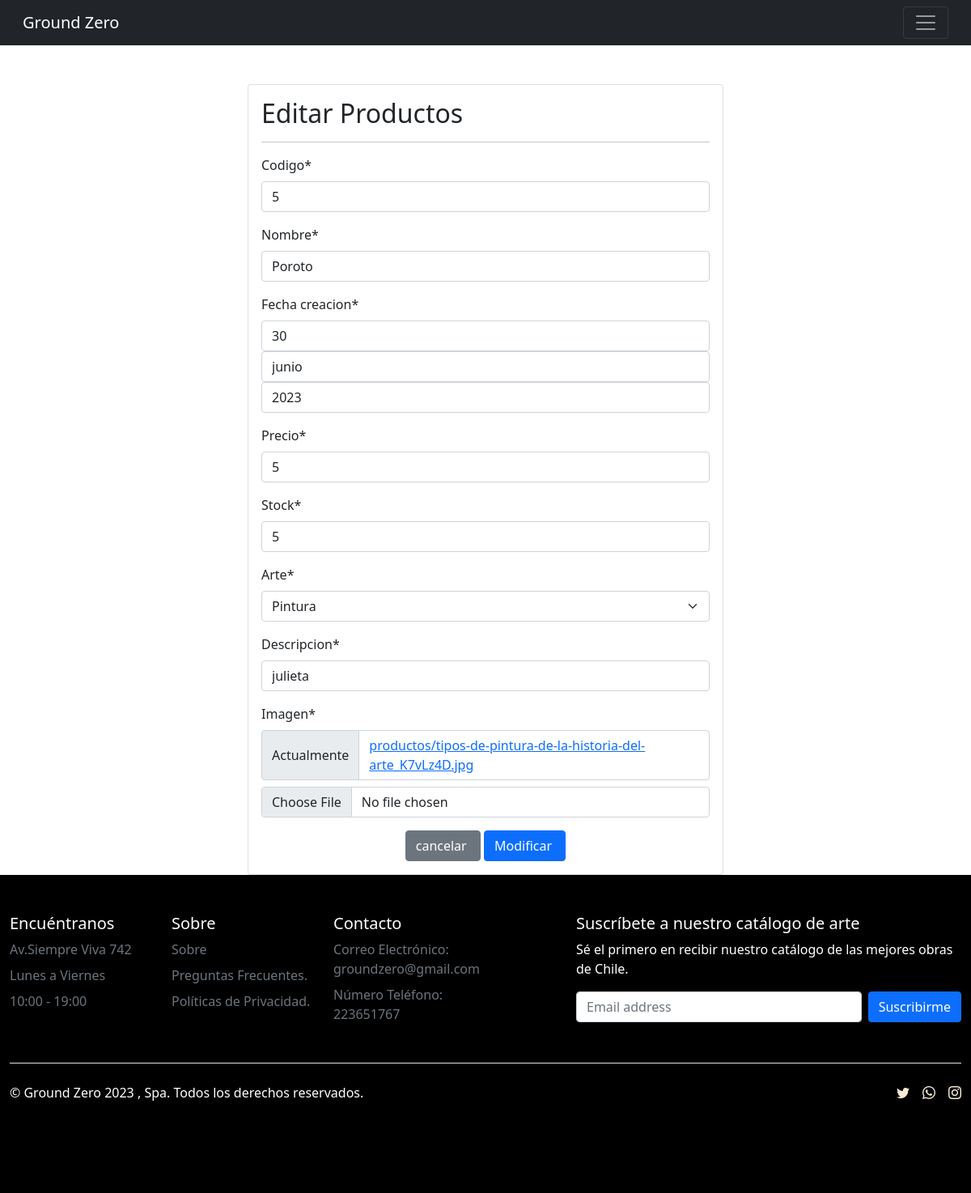
The page /modificar-producto/6/ on the database its author committed.
### app/models.py (models this page shows, shortened)
class Producto(models.Model):
    codigo = models.CharField(max_length=10)
    nombre = models.CharField(max_length=50 )
    fecha_creacion = models.DateField()
    precio = models.IntegerField()
    stock = models.IntegerField()
    arte = models.ForeignKey(Arte, on_delete=models.PROTECT)
    descripcion = models.CharField(max_length=42)
    imagen = models.ImageField(upload_to="productos", null=True)

class Arte(models.Model):
    nombre = models.CharField(max_length=20)
    def __str__(self):
        return self.nombre

### app/views.py (the view, shortened to what this page needs)
# urls.py: path('modificar-producto/<id>/', modificar_producto, name="modificar_producto"),
def modificar_producto(request, id):
    producto = get_object_or_404(Producto, id=id)
    data = {
        'form': ProductoForm(instance=producto)
    }
    return render(request, 'app/producto/modificar.html', data)

### app/forms.py
class ProductoForm(forms.ModelForm):
    class Meta:
        model = Producto
        fields = '__all__'
        widgets ={
            "fecha_creacion":forms.SelectDateWidget()
        }

### app/templates/app/producto/modificar.html (shortened to what this page needs)
{% load static %}
{% load crispy_forms_tags %}
<!doctype html>
<html lang="en">
<head>
    <link rel="stylesheet" href="https://cdn.jsdelivr.net/npm/bootstrap-icons@1.10.5/font/bootstrap-icons.css">
    <link rel="stylesheet" href="https://stackpath.bootstrapcdn.com/bootstrap/4.5.2/css/bootstrap.min.css">
    <link href="https://cdn.jsdelivr.net/npm/bootstrap@5.1.3/dist/css/bootstrap.min.css" rel="stylesheet"
>
    {% block css %}
    <link rel="stylesheet" href="{% static 'app/css/style.css' %}">
    {% endblock  %}
</head>
<body>
    <header>
        <nav class="navbar navbar-dark bg-dark">
            <div class="container-fluid">
                <a class="navbar-brand" href="{% url 'index' %}">Ground Zero</a>
                <button class="navbar-toggler" type="button" data-bs-toggle="collapse"
                    data-bs-target="#navbarSupportedContent" aria-controls="navbarSupportedContent"
                    aria-expanded="false" aria-label="Toggle navigation">
                    <span class="navbar-toggler-icon"></span>
                </button>
            </div>
        </nav>
    </header>
    <br><br>
    <div class="row">
        <div class="col-12 col-md-6 offset-md-3">
            <div class="card">
                <div class="card-body">
                    <h2>Editar Productos</h2>
                    <hr>
                    <form action="" method="post" enctype="multipart/form-data">
                        {{ form | crispy }}
                        <div class="d-flex justify-content-center">
                            <input type="reset" value="cancelar " class="btn btn-secondary">
                            <input type="submit" value="Modificar " class="btn btn-primary">
                        </div>
                    </form>
                </div>
            </div>
        </div>
    </div>
    <footer>
        <div class="container-fluid" style="background-color: black;">
            <footer class="py-5">
                <div class="row">
                    <div class="col-6 col-md-2 mb-3">
                        <h5>Encuéntranos</h5>
                        <ul class="nav flex-column">
                            <li class="nav-item mb-2"><a href="#" class="nav-link p-0 text-muted">Av.Siempre Viva
                                    742</a></li>
                            <li class="nav-item mb-2"><a href="#" class="nav-link p-0 text-muted">Lunes a
                                    Viernes</a></li>
                            <li class="nav-item mb-2"><a href="#" class="nav-link p-0 text-muted">10:00 - 19:00</a>
                            </li>
                        </ul>
                    </div>
                    <div class="col-6 col-md-2 mb-3">
                        <h5>Sobre</h5>
                        <ul class="nav flex-column">
                            <li class="nav-item mb-2"><a href="#" class="nav-link p-0 text-muted">Sobre</a></li>
                            <li class="nav-item mb-2"><a href="#" class="nav-link p-0 text-muted">Preguntas
                                    Frecuentes.</a></li>
                            <li class="nav-item mb-2"><a href="#" class="nav-link p-0 text-muted">Políticas de
                                    Privacidad.</a></li>
                        </ul>
                    </div>
                    <div class="col-6 col-md-2 mb-3">
                        <h5>Contacto</h5>
                        <ul class="nav flex-column">
                            <li class="nav-item mb-2"><a href="#" class="nav-link p-0 text-muted">Correo Electrónico:
                                    groundzero@gmail.com</a></li>
                            <li class="nav-item mb-2"><a href="#" class="nav-link p-0 text-muted">Número Teléfono:
                                    223651767</a></li>
                        </ul>
                    </div>
                    <div class="col-md-5 offset-md-1 mb-3">
                        <form>
                            <h5>Suscríbete a nuestro catálogo de arte</h5>
                            <p style="color:#fff ;">Sé el primero en recibir nuestro catálogo de las mejores obras
                                de Chile.</p>
                            <div class="d-flex flex-column flex-sm-row w-100 gap-2">
                                <input id="newsletter1" type="text" class="form-control" placeholder="Email address">
                                <button class="btn btn-primary" type="button">Suscribirme</button>
                            </div>
                        </form>
                    </div>
                </div>
                <div class="d-flex flex-column flex-sm-row justify-content-between py-4 my-4 border-top">
                    <p style="color: #fff;">© Ground Zero 2023 , Spa. Todos los derechos reservados.</p>
                    <ul class="list-unstyled d-flex">
                        <li class="ms-3"><a class="link-dark" href="#">
                                <i class="bi bi-twitter" style="color: antiquewhite;"></i></a></li>
                        <li class="ms-3"><a class="link-dark" href="#"><i class="bi bi-whatsapp"
                                    style="color: antiquewhite;"></i></a></li>
                        <li class="ms-3"><a class="link-dark" href="#"><i class="bi bi-instagram"
                                    style="color: antiquewhite;"></i></a></li>
                    </ul>
                </div>
            </footer>
</body>
</html>

### app/static/app/css/style.css (style rules this page uses)
h5 { color:#ffffff; }

### rows shown on the page
Producto: codigo "5", nombre "Poroto", precio "5", stock "5", arte "Pintura", descripcion "julieta"
